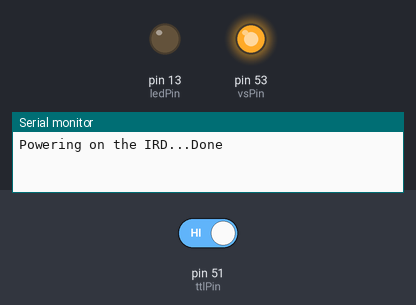
Bench run of a sketch on a simulated Arduino Mega 2560, built with avr-gcc and run on an emulated ATmega2560. On the bench: output pins drawn as LEDs (lit = HIGH), the last lines printed to the serial monitor. The test bench sets the inputs (shaded band); at power-on: pin 51 (ttlPin) HIGH.

Above: at 1.2 s.
1.3 s: pin 51 (ttlPin) driven LOW
At 1.7 s:
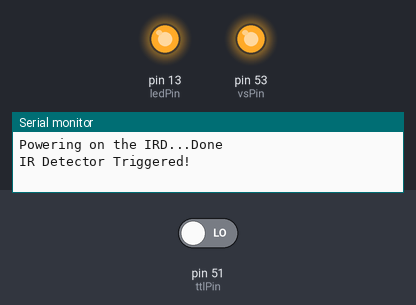
2.8 s: pin 51 (ttlPin) driven HIGH
At 4.0 s:
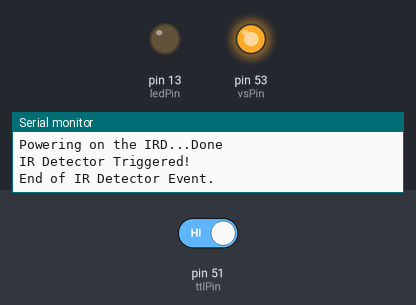
Timing chart, 0 to 5.8 s (numbered marks = the images above; inputs shaded):
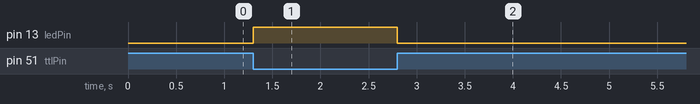

The sketch:

ird_demo3.ino
```cpp
/*  Muxall Active IR Detector Arduino Sketch Example.
 *
 *  This sketch reads the output from the IRD
 *  and lights the LED on the Arduino board.
 *
 *  Flashig LED indicates weak detection and objects
 *  far away.  Solid LED indicates good detection and
 *  objects close up.
 *
 *  Depending on your application, you may need
 *  to add debounce code or capacitor.
 *
 */

//Initialize some globals.
int ttlPin = 51;          // 5v TTL from IRD output.
int vsPin  = 53;          // 5v power for IRD
//  gndPin = 55           // The ground.
int ledPin = 13;          // The LED connected to digital pin 13

int val       = HIGH;     // Start with val HIGH which is "no detection event".
int led       = LOW;      // Start with the LED OFF.


//Setup Arduino and initialize the io pins
void setup()
{
  Serial.begin(9600);           // Initialize serial port:

  pinMode(ttlPin, INPUT);       // Set the digital pin as input.
  pinMode(vsPin, OUTPUT);       // Set the digital pin as output.
  pinMode(ledPin, OUTPUT);      // Set the digital pin as output.

  digitalWrite(ledPin, LOW);    // Initialize the LED to OFF.

  Serial.print("Powering on the IRD...");
  digitalWrite(vsPin, HIGH);     //Turn on the IRD.
  Serial.println("Done");

}

//Run the program.
void loop()
{
  val = digitalRead(ttlPin);                        // Read the TTL pin value.
  led = digitalRead(ledPin);                        // Read the LED pin value.

  if (val == LOW)                                   // If val is LOW then the IRD has a detection event.
  {
    if (led == LOW)                                 // If the LED is OFF we need to turn it ON.
    {
      digitalWrite(ledPin, HIGH);                   // Turn ON the LED.
      Serial.println("IR Detector Triggered!");     // Tell someone.
    }

  } else                                            // Otherwise, val is HIGH and the IRD has NO detection event.
  {
    if (led == HIGH)                                // If the LED is ON we need to turn it OFF.
    {
      digitalWrite(ledPin, LOW);                    // Turn OFF the LED..
      Serial.println("End of IR Detector Event.\n");  // Tell someone.
    }
  }
}
```

Measured:
- after the input at 1.3 s, pin 13 (ledPin): LOW → HIGH at once
- after the input at 2.8 s, pin 13 (ledPin): HIGH → LOW at once
